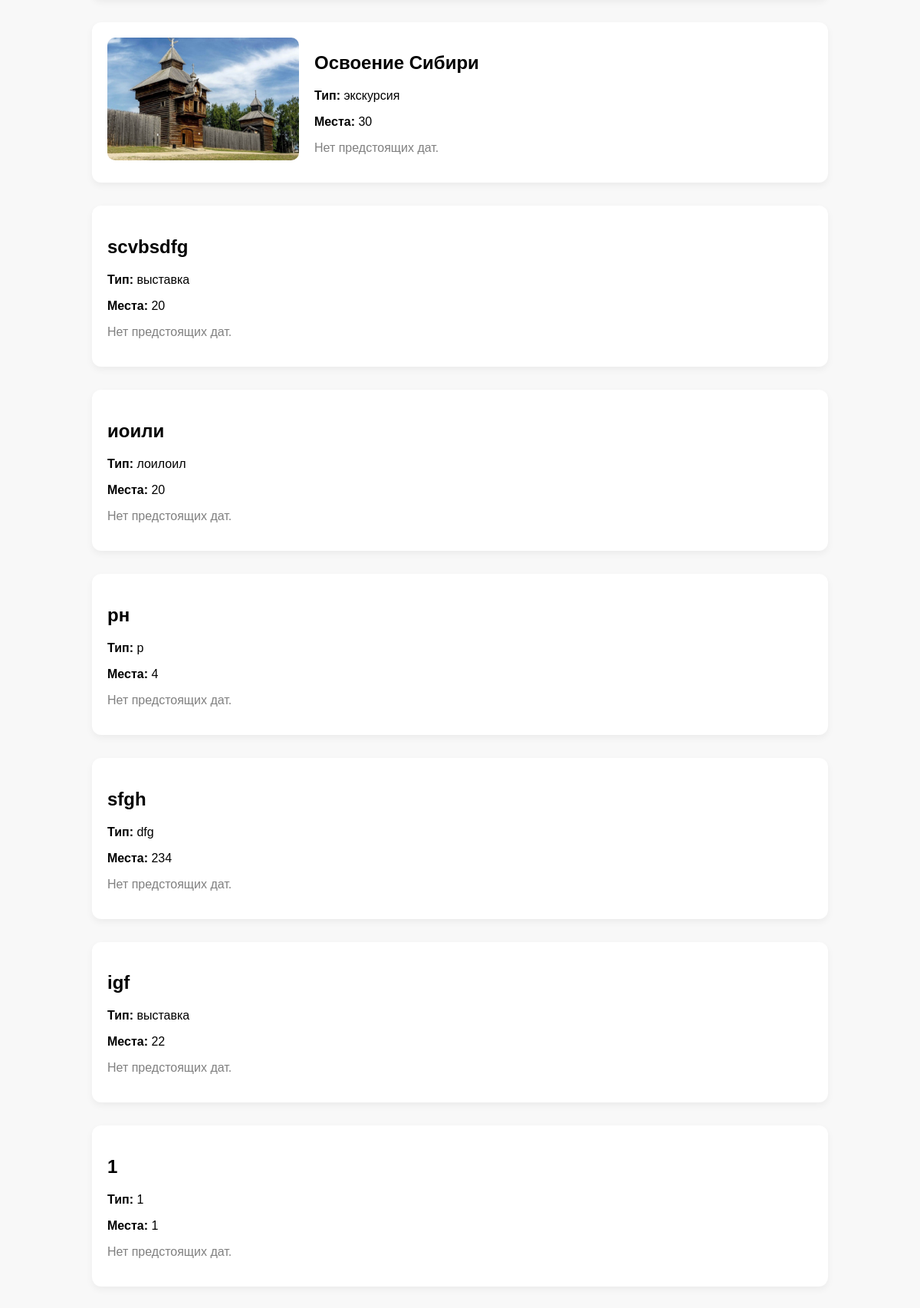
The app's page / (lower part), older data.
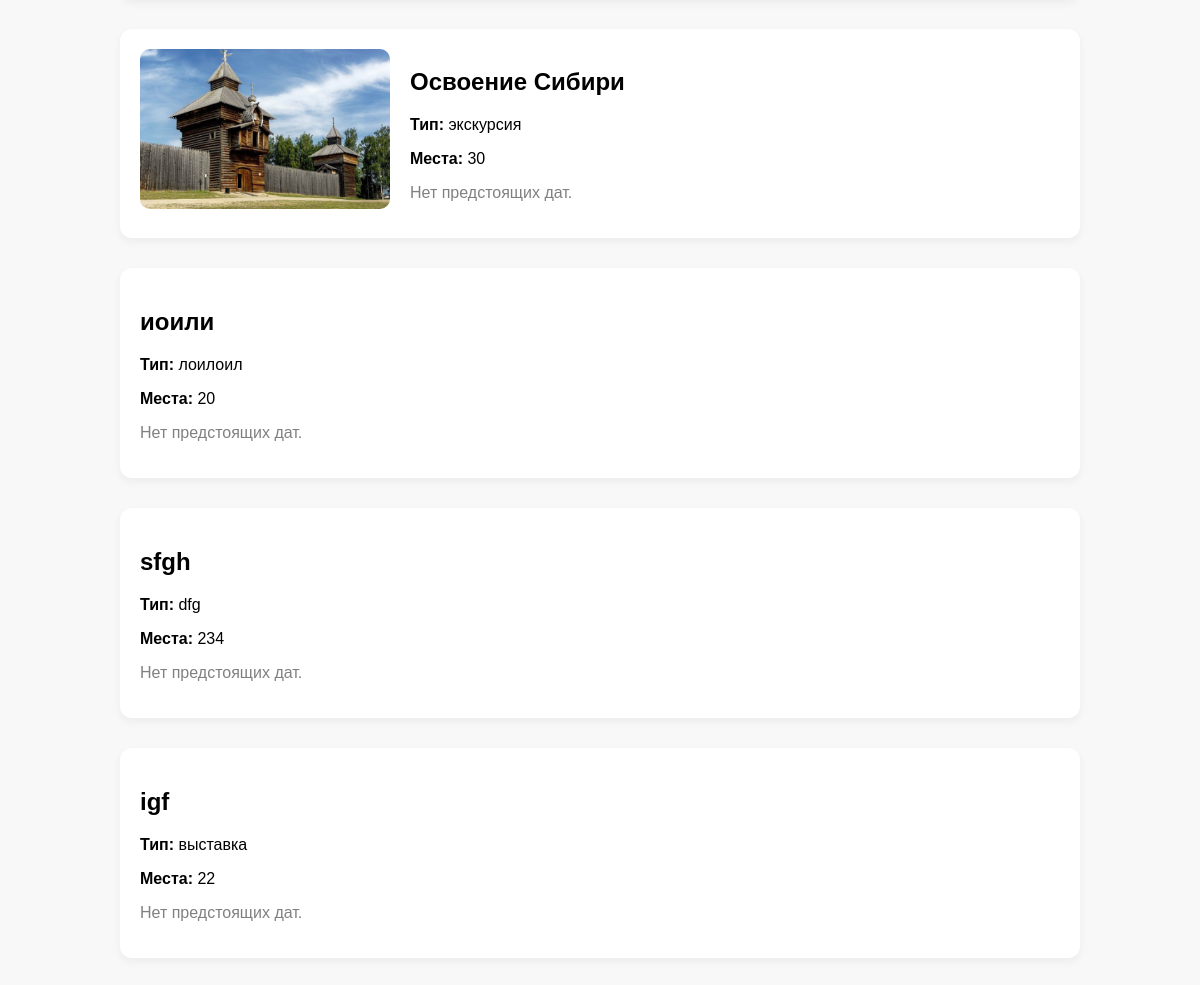
The same page, newer data.
### museum/models.py (models this page shows, shortened)
class Event(models.Model):
    name = models.TextField("Название")
    capacity = models.PositiveIntegerField("Количество мест")
    description = models.TextField("Описание")
    event_type = models.CharField("Тип", max_length=100)
    image = models.ImageField("Изображение", upload_to='event_images/', null=True, blank=True)
    is_visible = models.BooleanField("Видимость", default=True)
    class Meta:
        verbose_name = "Мероприятие"
        verbose_name_plural = "Мероприятия"

### museum/views.py (the view)
# urls.py: path('', views.ShowEventsView.as_view()),
class ShowEventsView(TemplateView):
    template_name = "museum/show_events.html"
    def get_context_data(self, **kwargs):
        context = super().get_context_data(**kwargs)
        current_datetime = timezone.now()
        events = Event.objects.prefetch_related('schedules').filter(is_visible=True)
        event_list = []
        for event in events:
            future_schedules = [
                s for s in event.schedules.all()
                if timezone.make_aware(datetime.combine(s.date, s.time_end)) > current_datetime
            ]
            if future_schedules:
                future_schedules.sort(key=lambda s: (s.date, s.time_start))
                nearest = future_schedules[0]
                event.nearest_schedule = nearest
                event.next_schedule_datetime = timezone.make_aware(datetime.combine(nearest.date, nearest.time_start))
            else:
                event.nearest_schedule = None
                event.next_schedule_datetime = timezone.make_aware(datetime.max)
            event_list.append(event)
        event_list.sort(key=lambda e: e.next_schedule_datetime)
        context['events'] = event_list
        return context

### templates/museum/show_events.html (shortened to what this page needs)
{% load l10n %}
{% load i18n %}
<!DOCTYPE html>
<html lang="ru">
<head>
</head>
<body>
    {% block content %}
        <ul>
            {% for event in events %}
                <li>
                    {% if event.image %}
                        <img src="{{ event.image.url }}" alt="Картинка" class="event-image">
                    {% endif %}
                    <div class="event-details">
                        <h2>{{ event.name }}</h2>
                        <p><strong>Тип:</strong> {{ event.event_type }}</p>
                        <p><strong>Места:</strong> {{ event.capacity }}</p>
                        {% if event.nearest_schedule %}
                            <div class="schedule">
                                <p><strong>📅 Ближайшее мероприятие:</strong></p>
                                <p>{{ event.nearest_schedule.date|date:"d E Y" }} с {{ event.nearest_schedule.time_start|date:"H:i" }} до {{ event.nearest_schedule.time_end|date:"H:i" }}</p>
                            </div>
                        {% else %}
                            <p style="color: gray;">Нет предстоящих дат.</p>
                        {% endif %}
                    </div>
                </li>
            {% empty %}
                <p class="empty-message">Нет доступных мероприятий.</p>
            {% endfor %}
        </ul>
    {% endblock %}
</body>
</html>

Row changes from the older to the newer data that the page shows:
removed Event: name "scvbsdfg", event_type "выставка", capacity "20", shows "Нет предстоящих дат."
removed Event: name "рн", event_type "р", capacity "4", shows "Нет предстоящих дат."
removed Event: name "1", event_type "1", capacity "1", shows "Нет предстоящих дат."
